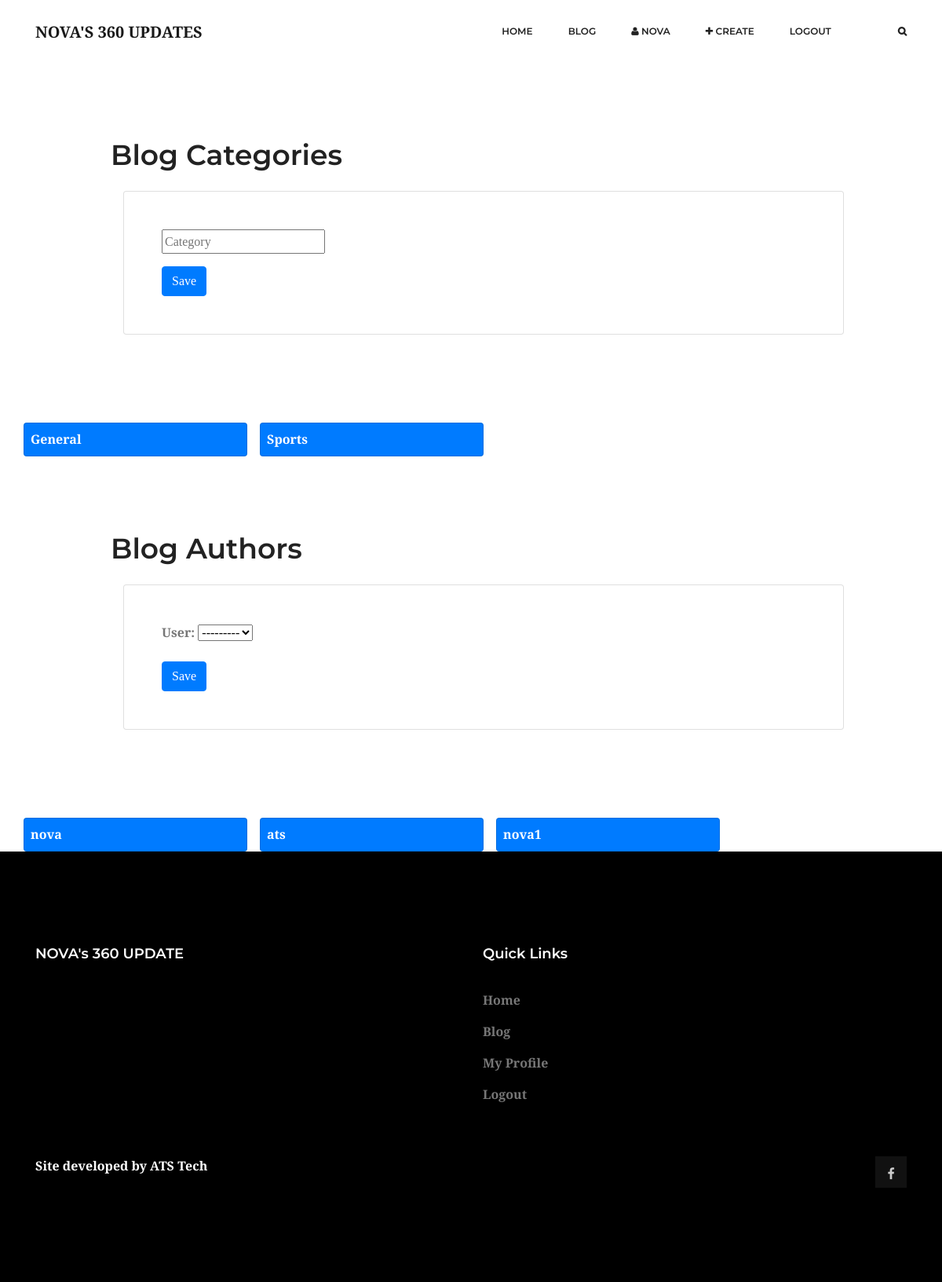
Page /create-blog-category/ (signed in) on the committed database.
### account/models.py (models this page shows, shortened)
class User(AbstractUser):
    photo = models.ImageField(upload_to='profile/', default='profile/default.png', blank=True,null=True)

### blog/models.py (models this page shows)
class Category(models.Model):
    title = models.CharField(max_length=50)
    def __str__(self):
        return self.title

class Author(models.Model):
    user = models.OneToOneField(User,related_name='is_author', on_delete=models.CASCADE)
    def __str__(self):
        return self.user.username

### blog/views.py (the view, shortened to what this page needs)
# urls.py: path('create-blog-category/', createCat, name='createCat'),
@staff_member_required
def createCat(request):
    user = request.user
    categories = Category.objects.all()
    authors = Author.objects.all()
    aform = AuthorForm(request.POST or None)
    form = CategoryForm(request.POST or None)
    context = {
        'aform':aform,
        'form':form,
        'categories':categories,
        'authors': authors,
    }
    return render(request, 'myblog/createCat.html', context)

### blog/forms.py
class AuthorForm(forms.ModelForm):
    forms.ModelChoiceField(queryset=User.objects.all())
    class Meta:
        model = Author
        fields = '__all__'
        widgets = {
        'user': forms.Select(attrs={'class': 'input-material'}),
        }

class CategoryForm(forms.ModelForm):
    title = forms.CharField(label=False,widget=forms.TextInput(
        attrs={
            'class': "input-material",
            'placeholder': 'Category'
        }
    ))
    class Meta:
        model = Category
        fields = '__all__'

### templates/myblog/createCat.html
{% extends 'myblog/base.html' %}
{% load static %}
{% block content %}
    <div class="container">
        <div class="row p-5 m-5">
            <h1 class="text-center">Blog Categories</h1>
            <div class="col-12 card p-5 m-3 rounded">
             <form action="." method="POST"  enctype="multipart/form-data">{% csrf_token %}
                {{ form.as_p }}
                <input type="submit" class="btn btn-primary" value="Save">
            </form>
            </div>
        </div>
        <div class="row">
                {% for cat in categories %}
                <div class="card p-2 mr-3 col-3 bg-primary text-white">{{cat}}</div>
                {% endfor %}
        </div>
    </div>
    <div class="container">
        <div class="row p-5 m-5">
            <h1 class="text-center">Blog Authors</h1>
            <div class="col-12 card p-5 m-3 rounded">
             <form action="." method="POST"  enctype="multipart/form-data">{% csrf_token %}
                {{ aform.as_p }}
                <input type="submit" class="btn btn-primary" value="Save">
            </form>
            </div>
        </div>
        <div class="row">
                {% for author in authors %}
                <div class="card p-2 mr-3 col-3 bg-primary text-white">{{author}}</div>
                {% endfor %}
        </div>
    </div>
{% endblock content %}

### templates/myblog/navbar.html (shortened to what this page needs)
<header class="header_area">
    <div class="main_menu">
        <nav class="navbar navbar-expand-lg navbar-light">
            <div class="container">
                <a class="navbar-brand logo_h" href="{% url 'blog:index' %}">NOVA'S 360 UPDATES</a>
                <div class="collapse navbar-collapse offset" id="navbarSupportedContent">
                    <ul class="nav navbar-nav menu_nav ml-auto">
                        <li class="nav-item "><a class="nav-link" href="/">Home</a></li>
                        <li class="nav-item"><a class="nav-link" href="{% url 'blog:post_list' %}">Blog</a></li>
                        {% if user.is_authenticated %}
                        <li class="nav-item "><a class="nav-link" href="#"><i class=" fa fa-user"></i> {{user.username}}</a></li>
                        {% if user.is_author %}
                        <li class="nav-item "><a class="nav-link" href="{% url 'blog:post_create' %}"><i class=" fa fa-plus"></i> create</a></li>
                        {% endif %}
                        <li class="nav-item "><a class="nav-link" href="{% url 'account:logout' %}">Logout</a></li>
                        {% endif %}
                        <li class="nav-item">
                            <a href="#" class="nav-link search" id="search">
                                <i class="fa fa-search"></i>
                            </a>
                        </li>
                    </ul>
                </div>
            </div>
        </nav>
    </div>
</header>

### rows in the picture
User: username "NOVA"
Category: title "General"
Category: title "Sports"
Author: user.username "nova"
Author: user.username "ats"
Author: user.username "nova1"
